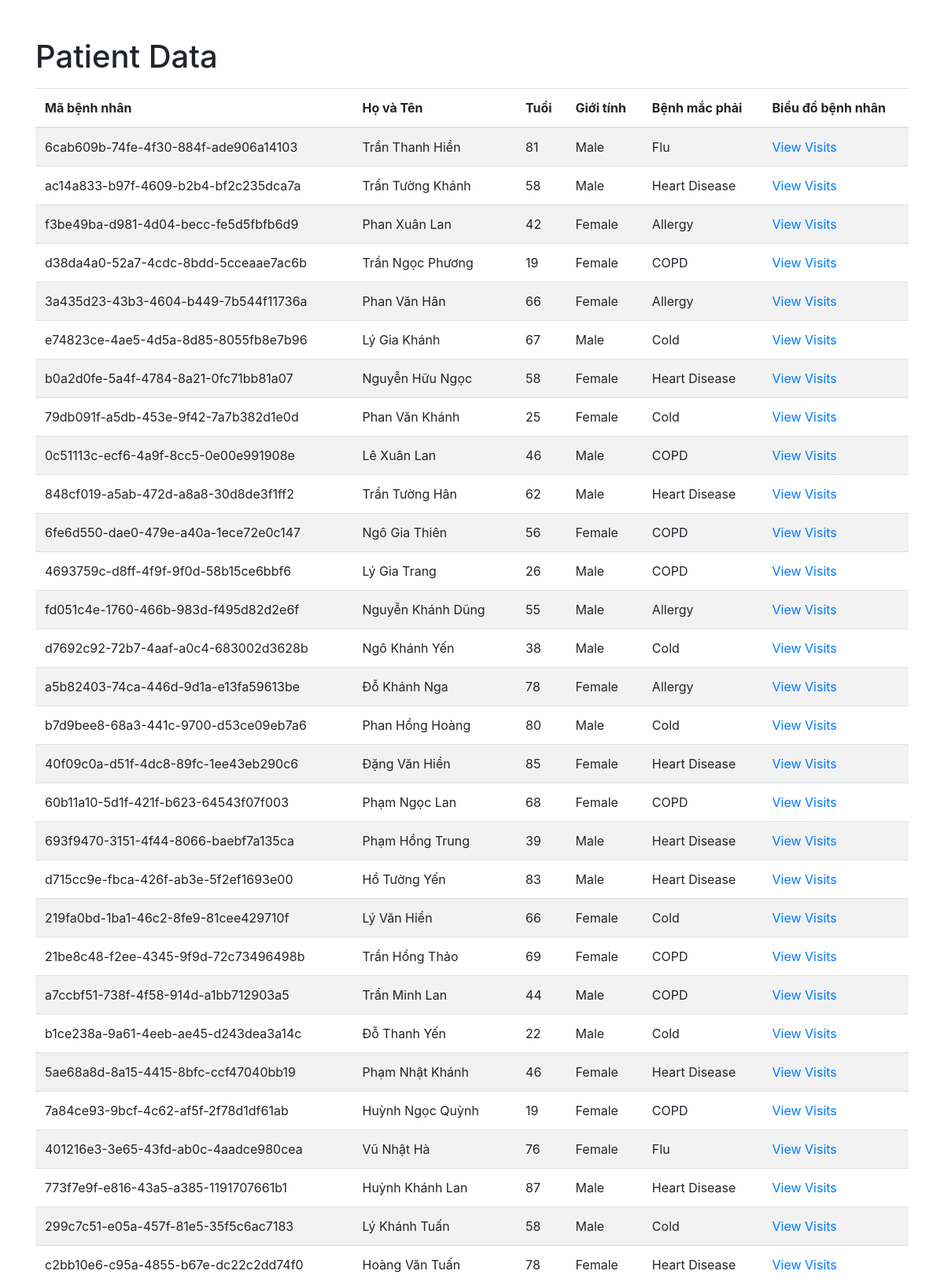
Page /patients (upper part) on the committed database.
### tables this page shows
CREATE TABLE "patients" (
"patient_id" TEXT,
  "name" TEXT,
  "age" INTEGER,
  "gender" TEXT,
  "diagnosis" TEXT
);

### app.py (the view)
@app.route('/patients', methods=['GET'])
def get_patients():
    conn = sqlite3.connect('data/patients.db')
    cursor = conn.cursor()
    cursor.execute("SELECT * FROM patients")
    patients = cursor.fetchall()
    conn.close()
    return render_template('patients.html', patients=patients)

### templates/patients.html (shortened to what this page needs)
<!DOCTYPE html>
<html lang="en">
<head>
    <link rel="stylesheet" href="https://maxcdn.bootstrapcdn.com/bootstrap/4.5.2/css/bootstrap.min.css">
</head>
<body>
    <div class="container">
        <h1 class="mt-5">Patient Data</h1>
        <table class="table table-striped mt-3">
            <thead>
                <tr>
                    <th>Mã bệnh nhân</th>
                    <th>Họ và Tên</th>
                    <th>Tuổi</th>
                    <th>Giới tính</th>
                    <th>Bệnh mắc phải</th>
                    <th>Biểu đồ bệnh nhân</th>
                </tr>
            </thead>
            <tbody>
                {% for patient in patients %}
                <tr>
                    <td>{{ patient[0] }}</td>
                    <td>{{ patient[1] }}</td>
                    <td>{{ patient[2] }}</td>
                    <td>{{ patient[3] }}</td>
                    <td>{{ patient[4] }}</td>
                    <td><a href="{{ url_for('get_patient_visits', patient_id=patient[0]) }}">View Visits</a></td>
                </tr>
                {% endfor %}
            </tbody>
        </table>
    </div>
</body>
</html>

### rows in the picture
patients: patient "6cab609b-74fe-4f30-884f-ade906a14103", name "Trần Thanh Hiền", age "81", gender "Male", diagnosis "Flu"
patients: patient "ac14a833-b97f-4609-b2b4-bf2c235dca7a", name "Trần Tường Khánh", age "58", gender "Male", diagnosis "Heart Disease"
patients: patient "f3be49ba-d981-4d04-becc-fe5d5fbfb6d9", name "Phan Xuân Lan", age "42", gender "Female", diagnosis "Allergy"
patients: patient "d38da4a0-52a7-4cdc-8bdd-5cceaae7ac6b", name "Trần Ngọc Phương", age "19", gender "Female", diagnosis "COPD"
patients: patient "3a435d23-43b3-4604-b449-7b544f11736a", name "Phan Văn Hân", age "66", gender "Female", diagnosis "Allergy"
patients: patient "e74823ce-4ae5-4d5a-8d85-8055fb8e7b96", name "Lý Gia Khánh", age "67", gender "Male", diagnosis "Cold"
patients: patient "b0a2d0fe-5a4f-4784-8a21-0fc71bb81a07", name "Nguyễn Hữu Ngọc", age "58", gender "Female", diagnosis "Heart Disease"
patients: patient "79db091f-a5db-453e-9f42-7a7b382d1e0d", name "Phan Văn Khánh", age "25", gender "Female", diagnosis "Cold"
patients: patient "0c51113c-ecf6-4a9f-8cc5-0e00e991908e", name "Lê Xuân Lan", age "46", gender "Male", diagnosis "COPD"
patients: patient "848cf019-a5ab-472d-a8a8-30d8de3f1ff2", name "Trần Tường Hân", age "62", gender "Male", diagnosis "Heart Disease"
patients: patient "6fe6d550-dae0-479e-a40a-1ece72e0c147", name "Ngô Gia Thiên", age "56", gender "Female", diagnosis "COPD"
patients: patient "4693759c-d8ff-4f9f-9f0d-58b15ce6bbf6", name "Lý Gia Trang", age "26", gender "Male", diagnosis "COPD"
patients: patient "fd051c4e-1760-466b-983d-f495d82d2e6f", name "Nguyễn Khánh Dũng", age "55", gender "Male", diagnosis "Allergy"
patients: patient "d7692c92-72b7-4aaf-a0c4-683002d3628b", name "Ngô Khánh Yến", age "38", gender "Male", diagnosis "Cold"
patients: patient "a5b82403-74ca-446d-9d1a-e13fa59613be", name "Đỗ Khánh Nga", age "78", gender "Female", diagnosis "Allergy"
patients: patient "b7d9bee8-68a3-441c-9700-d53ce09eb7a6", name "Phan Hồng Hoàng", age "80", gender "Male", diagnosis "Cold"
patients: patient "40f09c0a-d51f-4dc8-89fc-1ee43eb290c6", name "Đặng Văn Hiền", age "85", gender "Female", diagnosis "Heart Disease"
patients: patient "60b11a10-5d1f-421f-b623-64543f07f003", name "Phạm Ngọc Lan", age "68", gender "Female", diagnosis "COPD"
patients: patient "693f9470-3151-4f44-8066-baebf7a135ca", name "Phạm Hồng Trung", age "39", gender "Male", diagnosis "Heart Disease"
patients: patient "d715cc9e-fbca-426f-ab3e-5f2ef1693e00", name "Hồ Tường Yến", age "83", gender "Male", diagnosis "Heart Disease"
patients: patient "219fa0bd-1ba1-46c2-8fe9-81cee429710f", name "Lý Văn Hiền", age "66", gender "Female", diagnosis "Cold"
patients: patient "21be8c48-f2ee-4345-9f9d-72c73496498b", name "Trần Hồng Thảo", age "69", gender "Female", diagnosis "COPD"
patients: patient "a7ccbf51-738f-4f58-914d-a1bb712903a5", name "Trần Minh Lan", age "44", gender "Male", diagnosis "COPD"
patients: patient "b1ce238a-9a61-4eeb-ae45-d243dea3a14c", name "Đỗ Thanh Yến", age "22", gender "Male", diagnosis "Cold"
patients: patient "5ae68a8d-8a15-4415-8bfc-ccf47040bb19", name "Phạm Nhật Khánh", age "46", gender "Female", diagnosis "Heart Disease"
patients: patient "7a84ce93-9bcf-4c62-af5f-2f78d1df61ab", name "Huỳnh Ngọc Quỳnh", age "19", gender "Female", diagnosis "COPD"
patients: patient "401216e3-3e65-43fd-ab0c-4aadce980cea", name "Vũ Nhật Hà", age "76", gender "Female", diagnosis "Flu"
patients: patient "773f7e9f-e816-43a5-a385-1191707661b1", name "Huỳnh Khánh Lan", age "87", gender "Male", diagnosis "Heart Disease"
patients: patient "299c7c51-e05a-457f-81e5-35f5c6ac7183", name "Lý Khánh Tuấn", age "58", gender "Male", diagnosis "Cold"
patients: patient "c2bb10e6-c95a-4855-b67e-dc22c2dd74f0", name "Hoàng Văn Tuấn", age "78", gender "Female", diagnosis "Heart Disease"
